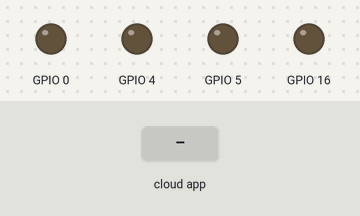
The sketch below on a simulated ESP8266 (NodeMCU). Parts: output pins drawn as LEDs (lit = HIGH). The test bench sets the inputs (shaded band). WiFi joins after 1.5 s; servers stay silent unless stated; EEPROM starts erased; the Firebase database answers and starts empty; what the sketch prints to the serial monitor is not drawn.

Above: at 2.7 s.
2.8 s: the phone or cloud app sets maybom to 1
At 4.8 s:
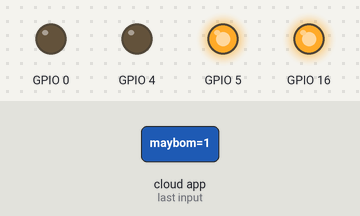
5.2 s: the phone or cloud app sets control to 0
At 6.5 s:
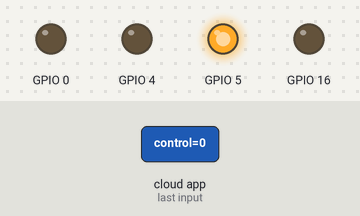
7.4 s: the phone or cloud app sets den to 1
At 9.3 s:
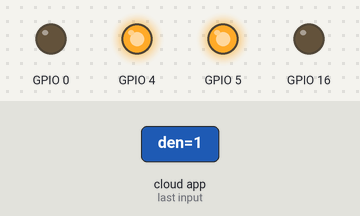
9.6 s: the phone or cloud app sets quat to 1
At 11.1 s:
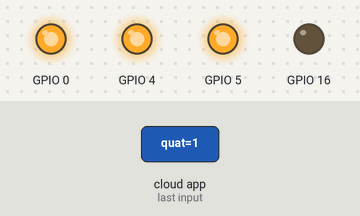
11.8 s: the phone or cloud app sets control to 1
At 12.8 s:
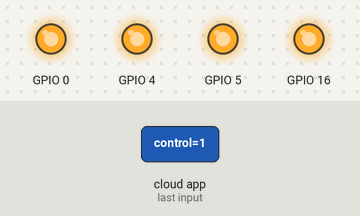
14.0 s: the phone or cloud app sets maybom to 0
At 15.7 s:
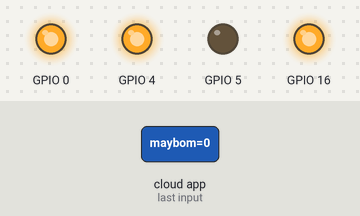
Timing chart, 0 to 17.2 s (numbered marks = the images above; inputs shaded):
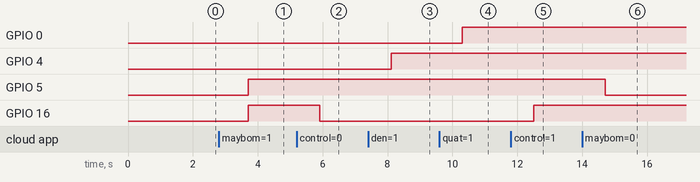

The sketch:

esptofirebase.ino
```cpp
#include "FirebaseESP8266.h"
#include <ESP8266WiFi.h>
#include <SoftwareSerial.h>
#include <EEPROM.h>

#include <string.h>
#define FIREBASE_HOST "https://espfirebase-7cc13-default-rtdb.firebaseio.com/" // SINH
#define FIREBASE_AUTH "o02QCqU1tZLgLKom5sT6W7oofc0vOi2wp5yCLdwb"
#define FIREBASE_HOST1 "https://testmoi-dd56e-default-rtdb.firebaseio.com/" // SINH
#define FIREBASE_AUTH1 "9gy7vBgUFgYsiK7WmJejJm0LWWwbTVdfqMz08KX1"

#define WIFI_SSID "MeoCun"
#define WIFI_PASSWORD "ngahieu1998"
#define Rx 13
#define Tx 15
SoftwareSerial mySerial(Rx,Tx);
int i=0, ID=0, n = 0;

String control,den,quat,maybom;
String RxBuffer="";
String RxBuffer1="";
String path2="cacgiatri";
String path1="moi";
String path3="dht11";
String ten, tg, tg_new, ngayS;
String cbs,cbd,nd,da;
byte moc;
char GIO_PHUT_GIAY[20], THU_NGAY_THANG[20], THOI_GIAN[20], THOI_GIAN_NEW[20], NGAY[3];
FirebaseData firebaseData;
void setup() {
  // put your setup code here, to run once:
  pinMode(16,OUTPUT);
  pinMode(5,OUTPUT);
  pinMode(4,OUTPUT);
  pinMode(0,OUTPUT);
  Serial.begin(57600);
  mySerial.begin(57600);
  EEPROM.begin(512);
  EEPROM.commit();
  WiFi.begin(WIFI_SSID, WIFI_PASSWORD);
  Serial.print("Connecting to Wi-Fi");
  while (WiFi.status() != WL_CONNECTED)
  {
    Serial.print(".");
    delay(300);
  }
  Serial.println();
  Serial.print("Connected with IP: ");
  Serial.println(WiFi.localIP());
  Serial.println();
  Firebase.begin(FIREBASE_HOST1, FIREBASE_AUTH1);
  Firebase.reconnectWiFi(true);
  // XOA EEPROM
//  for (int j = 0; j < 60; j++)
//  {
//      EEPROM.write(j, 0);
//  }
//  EEPROM.end();
}

void loop() {
delay(1000);
  NHAN_UART();
  // put your main code here, to run repeatedly:
Firebase.setString(firebaseData, path2+"/cambienanhsang", cbs);
Firebase.setString(firebaseData, path2+"/cambiendat", cbd);
Firebase.setString(firebaseData, path3+"/nhietdo", nd);
Firebase.setString(firebaseData, path3+"/doam", da);
 NHAN_UART1();
if(ten != "")
{Firebase.setString(firebaseData, path1+"/1",ten);
}
Firebase.getString(firebaseData,path1+"/control",control);
Firebase.getString(firebaseData,path1+"/maybom",maybom);
Firebase.getString(firebaseData,path1+"/den",den);
Firebase.getString(firebaseData,path1+"/quat",quat);
if(control=="0")
  digitalWrite(16,LOW);
 else digitalWrite(16,HIGH);

if(maybom=="1")
  digitalWrite(5,HIGH);
 else digitalWrite(5,LOW);

if(den=="1")
  digitalWrite(4,HIGH);
 else digitalWrite(4,LOW);

if(quat=="1")
  digitalWrite(0,HIGH);
 else digitalWrite(0,LOW);
}
void NHAN_UART()
{
  if(Serial.available())
  {
    while(Serial.available())
    {
      RxBuffer = Serial.readString();
    }
    cbs=RxBuffer;
    cbd=RxBuffer;
    nd=RxBuffer;
    da=RxBuffer;
    cbs.remove(2);
    cbd.remove(5);
    cbd.remove(0,3);
    nd.remove(8);
    nd.remove(0,6);
    da.remove(11);
    da.remove(0,9);
  }
}
void NHAN_UART1()
{if(mySerial.available())
  {
    while(mySerial.available())
    {
      RxBuffer1 = mySerial.readString();
    }
  ten=RxBuffer1;
  ten.remove(26);

   }
}
```

Measured:
- after the input at 2.8 s, GPIO 5: LOW → HIGH after 0.91 s
- after the input at 5.2 s, GPIO 16: HIGH → LOW after 0.71 s
- after the input at 7.4 s, GPIO 4: LOW → HIGH after 0.71 s
- after the input at 9.6 s, GPIO 0: LOW → HIGH after 0.71 s
- after the input at 11.8 s, GPIO 16: LOW → HIGH after 0.71 s
- after the input at 14.0 s, GPIO 5: HIGH → LOW after 0.71 s
